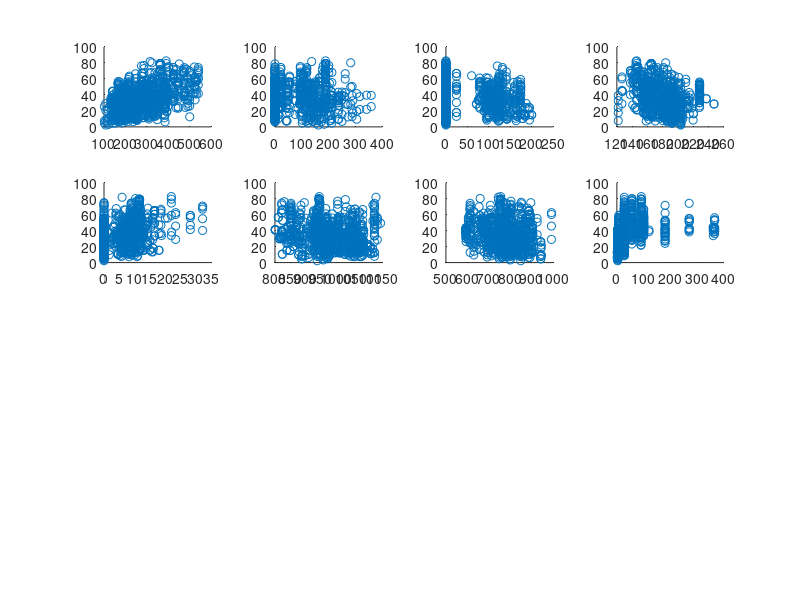

This chart was generated by the following MATLAB code: (Note: this script raises an error after producing the figure.)
% Data analysis

traindata = importdata('traindata.txt');
X = traindata(:, 1:8);
Y = traindata(:, 9);

% Features Correlation plot
figure;
for k = 1:8
    data = rand(1,10);
    subplot(4, 4, k)
    scatter(X(:, k), Y);
end
% corrplot(X);

% Features Correlation values
corre = corrcoef(traindata);
disp(corre(9, :));

gplotmatrix(traindata);

% Features Correlation values plot
figure;
type = "Kendall";
C = corr(traindata,'type',type);
heatmap(C, 'ColorLimits',[0 1],'Title', type + " Correlation");


% PCA for visualization
mu = mean(X);
r = range(X);
X = (X - mu) ./ r;
[P, S, V] = pca(X);

figure;
scatter(S(:, 1), Y);
figure;
scatter3(S(:,1), S(:,2), Y);





